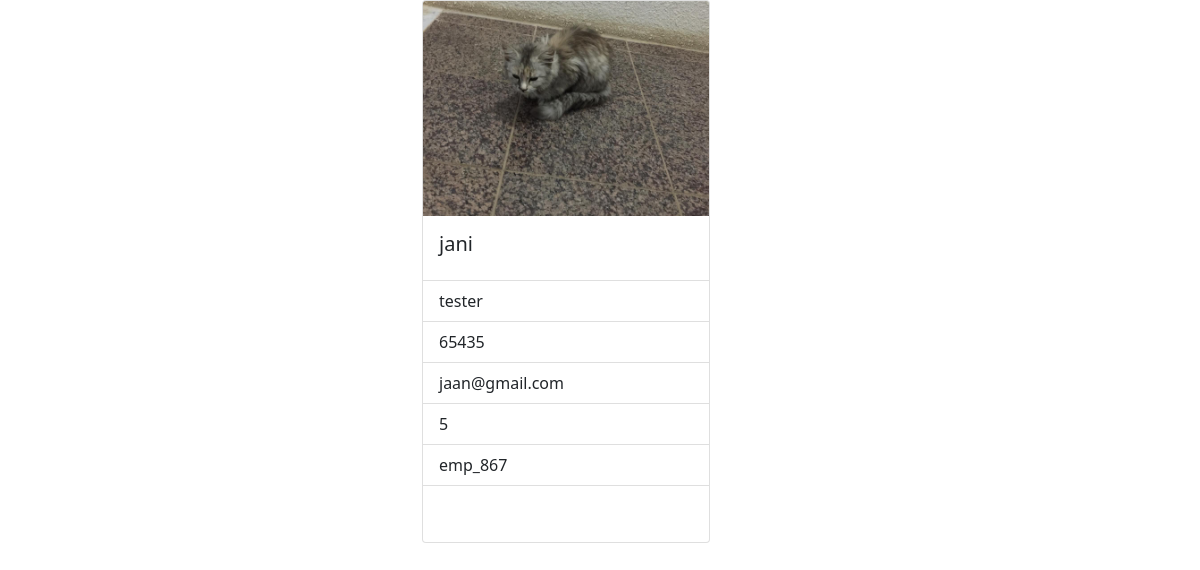
Page /employee/details/emp_867 on the committed database.
### employee/models.py (models this page shows, shortened)
class Employee(models.Model):
    eid=models.CharField(max_length=120,primary_key=True)
    profile_pic=models.ImageField(upload_to="profilepics",null=True)
    employee_name=models.CharField(max_length=120)
    designation=models.CharField(max_length=120)
    salary=models.PositiveIntegerField()
    email=models.EmailField(unique=True)
    experience=models.PositiveIntegerField(null=True)

### employee/views.py (the view)
# urls.py: path('details/<str:emp_id>',views.EmployeeDetailView.as_view(),name="emp-detail"),
class EmployeeDetailView(View):
    def get(self,request,*args,**kwargs):
        qs=Employee.objects.get(eid=kwargs.get('emp_id'))
        return render(request,'emp-detail.html',{'employee':qs})          #print(kwargs)->{'emp_id':'emp_100'}

### employee/templates/emp-detail.html (shortened to what this page needs)
<!DOCTYPE html>
<html lang="en">
<head>
    <link href="https://cdn.jsdelivr.net/npm/bootstrap@5.0.2/dist/css/bootstrap.min.css" rel="stylesheet">
</head>
<body>
<div class="container">
    <div class="row">
        <div class="col-4"></div>
        <div class="col-4">
            <div class="card" style="width: 18rem;">
  <img src="{{employee.profile_pic.url}}" class="card-img-top" alt="...">
  <div class="card-body">
    <h5 class="card-title">{{employee.employee_name}}</h5>
  </div>
  <ul class="list-group list-group-flush">
    <li class="list-group-item">{{employee.designation}}</li>
    <li class="list-group-item">{{employee.salary}}</li>
    <li class="list-group-item">{{employee.email}}</li>
      <li class="list-group-item">{{employee.experience}}</li>
      <li class="list-group-item">{{employee.eid}}</li>
  </ul>
  <div class="card-body">
  </div>
</div>
        </div>
        <div class="col-4"></div>
    </div>
</div>
</body>
</html>

### rows in the picture
Employee: profile_pic (picture), employee_name "jani", designation "tester", salary "65435", email "jaan@gmail.com", experience "5", eid "emp_867"
